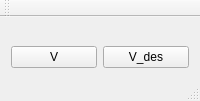
<?xml version="1.0" encoding="UTF-8"?>
<ui version="4.0">
 <class>MainWindow</class>
 <widget class="QMainWindow" name="MainWindow">
  <property name="windowTitle">
   <string>RealTimeGraph</string>
  </property>
  <widget class="QWidget" name="centralWidget">
   <layout class="QGridLayout" name="gridLayout">
    <item row="0" column="0" colspan="2">
     <widget class="QCustomPlot" name="widget_RealTimeGraph1" native="true"/>
    </item>
    <item row="1" column="0" colspan="2">
     <widget class="QCustomPlot" name="widget_RealTimeGraph2" native="true"/>
    </item>
    <item row="2" column="0" colspan="2">
     <widget class="QCustomPlot" name="widget_RealTimeGraph3" native="true"/>
    </item>
    <item row="3" column="0">
     <widget class="QPushButton" name="pushButton_V">
      <property name="text">
       <string>V</string>
      </property>
     </widget>
    </item>
    <item row="3" column="1">
     <widget class="QPushButton" name="pushButton_lambda">
      <property name="text">
       <string>V_des</string>
      </property>
     </widget>
    </item>
    
   </layout>
  </widget>
  <widget class="QMenuBar" name="menuBar">
   <property name="geometry">
    <rect>
     <x>0</x>
     <y>0</y>
     <width>1031</width>
     <height>22</height>
    </rect>
   </property>
  </widget>
  <widget class="QToolBar" name="mainToolBar">
   <attribute name="toolBarArea">
    <enum>TopToolBarArea</enum>
   </attribute>
   <attribute name="toolBarBreak">
    <bool>false</bool>
   </attribute>
  </widget>
  <widget class="QStatusBar" name="statusBar"/>
 </widget>
 <layoutdefault spacing="6" margin="11"/>
 <customwidgets>
  <customwidget>
   <class>QCustomPlot</class>
   <extends>QWidget</extends>
   <header>qcustomplot.h</header>
   <container>1</container>
  </customwidget>
 </customwidgets>
 <resources/>
 <connections/>
</ui>
